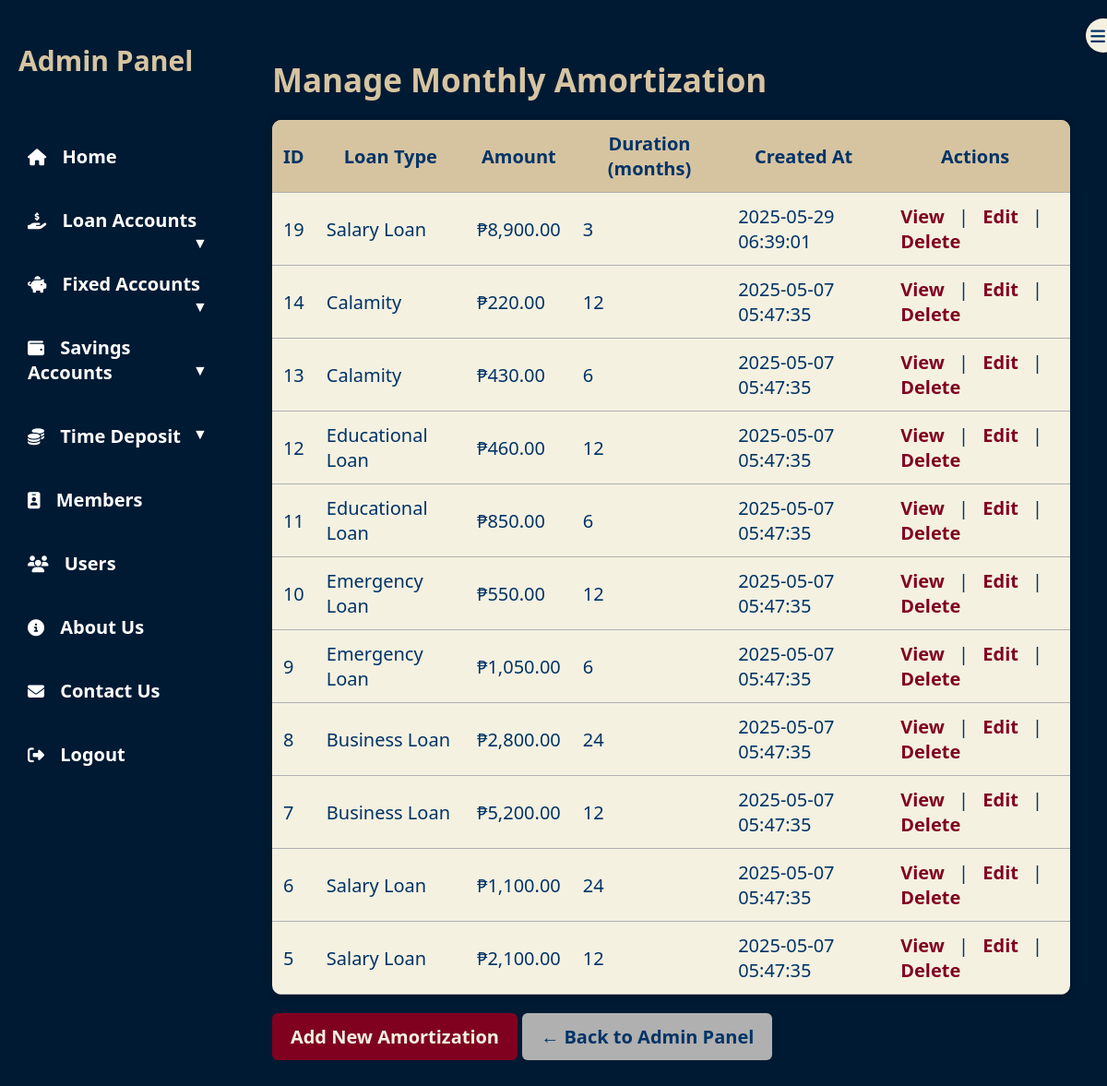
Screenshot of /amort_Page.php (signed in) with the database file from the repository.
### tables this page shows
CREATE TABLE `MONTHLY_AMORTIZATION` (
  `amortization_id` int(11) NOT NULL,
  `loan_type_id` int(11) NOT NULL,
  `amount` decimal(10,2) NOT NULL,
  `duration_months` int(11) NOT NULL,
  `created_at` datetime DEFAULT current_timestamp()
);

CREATE TABLE `LOAN_TYPE` (
  `loan_type_id` int(11) NOT NULL,
  `name` varchar(100) NOT NULL,
  `interest_rate` decimal(5,2) NOT NULL,
  `interest_type` enum('monthly','yearly') NOT NULL,
  `created_at` datetime DEFAULT current_timestamp()
);

### public/amort_Page.php (the view, shortened to what this page needs)
<?php
require_once __DIR__ . '/../includes/db.php';
$query = "SELECT MA.*, LT.name
          FROM MONTHLY_AMORTIZATION MA
          JOIN LOAN_TYPE LT ON MA.loan_type_id = LT.loan_type_id
          ORDER BY MA.created_at DESC";
$result = $conn->query($query);
?>
<!DOCTYPE html>
<html lang="en">
<head>
  <link rel="stylesheet" href="assets/css/admincss.css" />
  <link rel="stylesheet" href="https://cdnjs.cloudflare.com/ajax/libs/font-awesome/6.4.0/css/all.min.css" />
</head>
<body>
<div class="admin-container">
<nav class="sidebar" id="sidebar">
    <div class="toggle-btn" onclick="toggleSidebar()">
        <i class="fas fa-bars"></i>
    </div>
    <h2>Admin Panel</h2>
    <ul>
        <li><a href="adminPanel.php"><i class="fas fa-home"></i><span> Home</span></a></li>
        <li class="dropdown">
            <a href="#" class="dropdown-btn"><i class="fas fa-hand-holding-usd"></i><span> Loan Accounts</span></a>
        </li>
        <li class="dropdown">
            <a href="#" class="dropdown-btn"><i class="fas fa-piggy-bank"></i><span> Fixed Accounts</span></a>
        </li>
        <li class="dropdown">
            <a href="#" class="dropdown-btn"><i class="fas fa-wallet"></i><span> Savings Accounts</span></a>
        </li>
        <li class="dropdown">
            <a href="#" class="dropdown-btn"><i class="fas fa-coins"></i><span> Time Deposit</span></a>
        </li>
        <li><a href="member_Page.php"><i class="fas fa-id-badge"></i><span> Members</span></a></li>
        <li><a href="user_Page.php"><i class="fas fa-users"></i><span> Users</span></a></li>
        <li><a href="about_Page.php"><i class="fas fa-info-circle"></i><span> About Us</span></a></li>
        <li><a href="contact_Page.php"><i class="fas fa-envelope"></i><span> Contact Us</span></a></li>
        <li>
            <a href="logout.php" onclick="return confirm('Are you sure you want to logout?');">
                <i class="fas fa-sign-out-alt"></i><span> Logout</span>
            </a>
        </li>
    </ul>
</nav>
  <main class="main-content">
    <h1>Manage Monthly Amortization</h1>
    <table>
      <thead>
        <tr>
          <th>ID</th>
          <th>Loan Type</th>
          <th>Amount</th>
          <th>Duration (months)</th>
          <th>Created At</th>
          <th>Actions</th>
        </tr>
      </thead>
      <tbody>
        <?php while ($row = $result->fetch_assoc()): ?>
        <tr>
          <td><?= $row['amortization_id'] ?></td>
          <td><?= $row['name'] ?></td>
          <td>₱<?= number_format($row['amount'], 2) ?></td>
          <td><?= $row['duration_months'] ?></td>
          <td><?= $row['created_at'] ?></td>
            <td>
            <a href="#" class="action-btn view-btn"
                data-id="<?= $row['amortization_id'] ?>"
                data-type="<?= $row['name'] ?>"
                data-amount="<?= number_format($row['amount'], 2) ?>"
                data-duration="<?= $row['duration_months'] ?>"
                data-date="<?= $row['created_at'] ?>">View</a>
            |
            <a href="edit_Amortization.php?amortization_id=<?= $row['amortization_id'] ?>" class="action-btn">Edit</a>
            |
            <a href="delete_Amortization.php?id=<?= $row['amortization_id'] ?>"
                class="action-btn"
                onclick="return confirm('Are you sure you want to delete this record?');">Delete</a>
            </td>
        </tr>
        <?php endwhile; ?>
      </tbody>
    </table>
    <a href="add_Amortization.php" class="login-btn">Add New Amortization</a>
    <a href="adminPanel.php" class="login-btn" style="background-color: var(--gray); color: var(--navy);">← Back to Admin Panel</a>
  </main>
</div>
</body>
</html>

### public/assets/css/admincss.css (style rules this page uses)
:root { --navy: #003366; --yellowish: #D6C4A1; --gray: #B0B0B0; --burgundy: #800020; --cream: #F4F1E1; --dark-bg: #001A33; --hover-highlight: #D6C4A1; }
body { margin: 0; font-family: "Segoe UI", sans-serif; font-size: 20px; background-color: var(--navy); color: var(--cream); height: 100vh; display: flex; }
.admin-container { display: flex; width: 100%; }
.sidebar { width: 260px; background-color: var(--dark-bg); padding: 20px; display: flex; flex-direction: column; height: 100vh; transition: width 0.3s ease-in-out; overflow: hidden; box-shadow: 2px 0 10px rgba(0,0,0,0.3); }
.sidebar h2 { color: var(--yellowish); font-size: 30px; margin-bottom: 40px; transition: opacity 0.3s; }
.sidebar ul { list-style: none; padding: 0; }
.sidebar li { margin-bottom: 22px; position: relative; }
.sidebar a { color: var(--cream); text-decoration: none; font-weight: bold; display: flex; align-items: center; padding: 10px; border-radius: 8px; transition: background-color 0.2s, transform 0.2s; }
.sidebar i { margin-right: 12px; font-size: 18px; transition: margin 0.3s; }
.toggle-btn { position: absolute; top: 20px; right: -15px; background-color: var(--cream); color: var(--navy); border-radius: 50%; padding: 5px; cursor: pointer; box-shadow: 0 0 5px rgba(0,0,0,0.2); transition: background 0.3s; }
.main-content h1 { font-size: 35px; margin-bottom: 10px; color: var(--yellowish); }
.main-content { flex-grow: 1; padding: 40px; background-color: #002244; transition: margin-left 0.3s ease; }
.main-content h1 { font-size: 32px; margin-bottom: 20px; color: var(--yellowish); }
.sidebar ul .dropdown > a:after { content: " ▼"; float: right; font-size: 0.8em; }
.sidebar ul li a { display: block; padding: 10px; color: #fff; text-decoration: none; }

### public/amort_Page.php (style rules this page uses)
:root { --navy: #003366; --yellowish: #D6C4A1; --gray: #B0B0B0; --burgundy: #800020; --cream: #F4F1E1; }
body { background-color: var(--navy); color: var(--cream); display: flex; height: 100vh; }
.main-content { flex-grow: 1; padding: 40px; background-color: #001a33; overflow-y: auto; }
.main-content h1 { font-size: 35px; margin-bottom: 20px; color: var(--yellowish); }
table { width: 100%; border-collapse: collapse; background-color: var(--cream); color: var(--navy); border-radius: 10px; overflow: hidden; box-shadow: 0 0 10px rgba(0,0,0,0.2); }
thead { background-color: var(--yellowish); }
th, td { padding: 12px; border-bottom: 1px solid var(--gray); }
td a { text-decoration: none; font-weight: bold; color: var(--burgundy); padding: 6px 10px; border-radius: 4px; }
.login-btn { display: inline-block; padding: 12px 20px; background-color: var(--burgundy); color: var(--cream); text-decoration: none; font-weight: bold; border-radius: 6px; margin-top: 20px; transition: 0.3s; }

### rows the page displays
monthly_amortization: amortization_id "19", loan_type.name "Salary Loan", amount "8,900.00", duration_months "3", created_at "2025-05-29 06:39:01"
monthly_amortization: amortization_id "14", loan_type.name "Calamity", amount "220.00", duration_months "12", created_at "2025-05-07 05:47:35"
monthly_amortization: amortization_id "13", loan_type.name "Calamity", amount "430.00", duration_months "6", created_at "2025-05-07 05:47:35"
monthly_amortization: amortization_id "12", loan_type.name "Educational Loan", amount "460.00", duration_months "12", created_at "2025-05-07 05:47:35"
monthly_amortization: amortization_id "11", loan_type.name "Educational Loan", amount "850.00", duration_months "6", created_at "2025-05-07 05:47:35"
monthly_amortization: amortization_id "10", loan_type.name "Emergency Loan", amount "550.00", duration_months "12", created_at "2025-05-07 05:47:35"
monthly_amortization: amortization_id "9", loan_type.name "Emergency Loan", amount "1,050.00", duration_months "6", created_at "2025-05-07 05:47:35"
monthly_amortization: amortization_id "8", loan_type.name "Business Loan", amount "2,800.00", duration_months "24", created_at "2025-05-07 05:47:35"
monthly_amortization: amortization_id "7", loan_type.name "Business Loan", amount "5,200.00", duration_months "12", created_at "2025-05-07 05:47:35"
monthly_amortization: amortization_id "6", loan_type.name "Salary Loan", amount "1,100.00", duration_months "24", created_at "2025-05-07 05:47:35"
monthly_amortization: amortization_id "5", loan_type.name "Salary Loan", amount "2,100.00", duration_months "12", created_at "2025-05-07 05:47:35"
